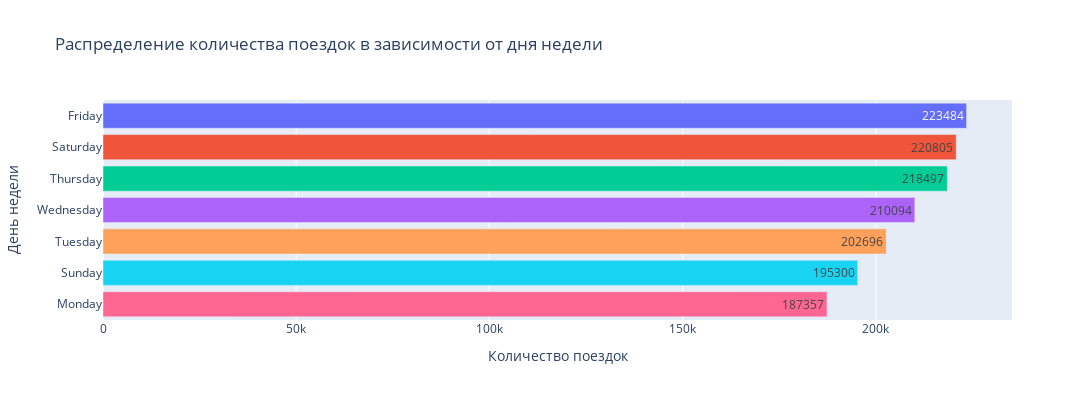

The cell this chart's notebook holds for it:
### Markdown cell above
### Задание 3.5.
Постройте две визуализации:
* Распределение количества поездок в зависимости от дня недели;
*  Зависимость медианной длительности поездки от дня недели.

На основе построенных графиков ответьте на следующие вопросы:
а) В какой день недели совершается больше всего поездок?
б) В какой день недели медианная длительность поездок наименьшая?

### Code cell
# сгруппируем и отстортируем данные
grouped_pickup_hour_df = taxi_data.groupby(by=['pickup_day_of_week'], as_index=False)['id'].count()
grouped_pickup_hour_df = grouped_pickup_hour_df.sort_values(by=['id'], ascending=False)

# задаем параметры столбчатой диаграммы
fig = px.bar(data_frame=grouped_pickup_hour_df,
             y='pickup_day_of_week',
             x='id',
             color='pickup_day_of_week',
             text = 'id',
             orientation='h',
             height=400,
             width=1200,
             labels={'id': 'Количество поездок', 'pickup_day_of_week': 'День недели'},
             title='Распределение количества поездок в зависимости от дня недели'
            )
# убираем ненужную легенду
fig.update_layout(showlegend=False)

# отображаем тепловую карту
fig.show()

### Figure 1 — Plotly figure (JSON) as saved in the notebook; plotly's stock layout.template omitted (floating-point values rounded to 4 significant figures)
{"data": [{"alignmentgroup": "True", "hovertemplate": "День недели=%{y}<br>Количество поездок=%{text}<extra></extra>", "legendgroup": "Friday", "marker": {"color": "#636efa", "pattern": {"shape": ""}}, "name": "Friday", "offsetgroup": "Friday", "orientation": "h", "showlegend": true, "text": [223484], "textposition": "auto", "type": "bar", "x": [223484], "xaxis": "x", "y": ["Friday"], "yaxis": "y"}, {"alignmentgroup": "True", "hovertemplate": "День недели=%{y}<br>Количество поездок=%{text}<extra></extra>", "legendgroup": "Saturday", "marker": {"color": "#EF553B", "pattern": {"shape": ""}}, "name": "Saturday", "offsetgroup": "Saturday", "orientation": "h", "showlegend": true, "text": [220805], "textposition": "auto", "type": "bar", "x": [220805], "xaxis": "x", "y": ["Saturday"], "yaxis": "y"}, {"alignmentgroup": "True", "hovertemplate": "День недели=%{y}<br>Количество поездок=%{text}<extra></extra>", "legendgroup": "Thursday", "marker": {"color": "#00cc96", "pattern": {"shape": ""}}, "name": "Thursday", "offsetgroup": "Thursday", "orientation": "h", "showlegend": true, "text": [218497], "textposition": "auto", "type": "bar", "x": [218497], "xaxis": "x", "y": ["Thursday"], "yaxis": "y"}, {"alignmentgroup": "True", "hovertemplate": "День недели=%{y}<br>Количество поездок=%{text}<extra></extra>", "legendgroup": "Wednesday", "marker": {"color": "#ab63fa", "pattern": {"shape": ""}}, "name": "Wednesday", "offsetgroup": "Wednesday", "orientation": "h", "showlegend": true, "text": [210094], "textposition": "auto", "type": "bar", "x": [210094], "xaxis": "x", "y": ["Wednesday"], "yaxis": "y"}, {"alignmentgroup": "True", "hovertemplate": "День недели=%{y}<br>Количество поездок=%{text}<extra></extra>", "legendgroup": "Tuesday", "marker": {"color": "#FFA15A", "pattern": {"shape": ""}}, "name": "Tuesday", "offsetgroup": "Tuesday", "orientation": "h", "showlegend": true, "text": [202696], "textposition": "auto", "type": "bar", "x": [202696], "xaxis": "x", "y": ["Tuesday"], "yaxis": "y"}, {"alignmentgroup": "True", "hovertemplate": "День недели=%{y}<br>Количество поездок=%{text}<extra></extra>", "legendgroup": "Sunday", "marker": {"color": "#19d3f3", "pattern": {"shape": ""}}, "name": "Sunday", "offsetgroup": "Sunday", "orientation": "h", "showlegend": true, "text": [195300], "textposition": "auto", "type": "bar", "x": [195300], "xaxis": "x", "y": ["Sunday"], "yaxis": "y"}, {"alignmentgroup": "True", "hovertemplate": "День недели=%{y}<br>Количество поездок=%{text}<extra></extra>", "legendgroup": "Monday", "marker": {"color": "#FF6692", "pattern": {"shape": ""}}, "name": "Monday", "offsetgroup": "Monday", "orientation": "h", "showlegend": true, "text": [187357], "textposition": "auto", "type": "bar", "x": [187357], "xaxis": "x", "y": ["Monday"], "yaxis": "y"}], "layout": {"barmode": "relative", "height": 400, "legend": {"title": {"text": "День недели"}, "tracegroupgap": 0}, "showlegend": false, "title": {"text": "Распределение количества поездок в зависимости от дня недели"}, "width": 1200, "xaxis": {"anchor": "y", "domain": [0, 1], "title": {"text": "Количество поездок"}}, "yaxis": {"anchor": "x", "categoryarray": ["Monday", "Sunday", "Tuesday", "Wednesday", "Thursday", "Saturday", "Friday"], "categoryorder": "array", "domain": [0, 1], "title": {"text": "День недели"}}}}
